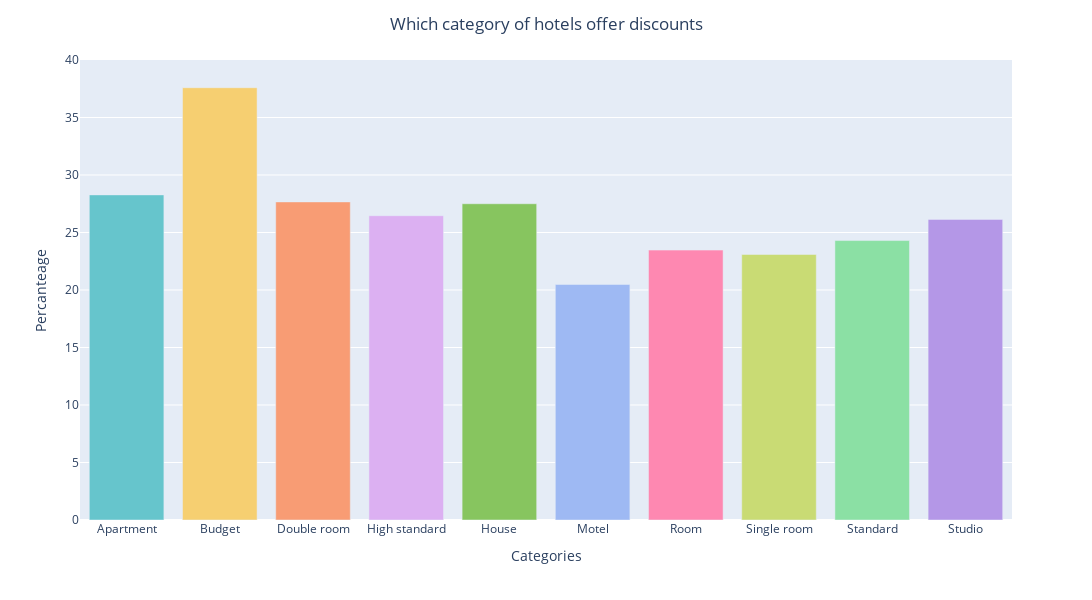

Notebook cell for this chart:
### Code cell
# 10. Create a bar chart to show which categories of hotels offer discounts 

# apply classify_discriptions function to 'hotels_with_discount_price' dataframe and create new column calls category 
hotels_with_discount_price['category'] = hotels_with_discount_price['discriptions'].map(lambda description: classify_discriptions(description))

def modify_df(df):

    df = df['category'].value_counts().reset_index()
    df.rename(columns={'category': 'frequency', 'index' : 'category'}, inplace=True)
    
    return df

df1 = modify_df(hotels_with_discount_price)
df1.sort_values(by = 'category', inplace=True, ignore_index=True)

df2 = modify_df(hotels_categories)
df2 = df2[df2.index != 9]
df2.sort_values(by = 'category', inplace=True, ignore_index=True)

df3 = pd.concat([df1, df2], join = 'inner', ignore_index=False, axis = 1)
df3.columns = [f'column {i}' for i,_ in enumerate(df3.columns)]
df3['percantage'] = round((df3['column 1'] / df3['column 3'])*100,2)

# creating bar chart 
categories_bar_chart = px.bar(data_frame=df3, 
    y = 'percantage', 
    x = 'column 0', 
    color = 'column 0', 
    color_discrete_sequence=px.colors.qualitative.Pastel,
    width=1200,
    height=600
    #title="Which category of hotels offer discounts"
)

categories_bar_chart.update_xaxes(title_text='Categories')
categories_bar_chart.update_yaxes(title_text = 'Percanteage')
categories_bar_chart.update_layout(title={'text': 'Which category of hotels offer discounts', 'x': .5}, yaxis_range=[0,40], showlegend=False)

### Figure 1 — Plotly figure (JSON) as saved in the notebook; plotly's stock layout.template omitted (floating-point values rounded to 4 significant figures)
{"data": [{"alignmentgroup": "True", "hovertemplate": "column 0=%{x}<br>percantage=%{y}<extra></extra>", "legendgroup": "Apartment", "marker": {"color": "rgb(102, 197, 204)", "pattern": {"shape": ""}}, "name": "Apartment", "offsetgroup": "Apartment", "orientation": "v", "showlegend": true, "textposition": "auto", "type": "bar", "x": ["Apartment"], "xaxis": "x", "y": [28.27], "yaxis": "y"}, {"alignmentgroup": "True", "hovertemplate": "column 0=%{x}<br>percantage=%{y}<extra></extra>", "legendgroup": "Budget", "marker": {"color": "rgb(246, 207, 113)", "pattern": {"shape": ""}}, "name": "Budget", "offsetgroup": "Budget", "orientation": "v", "showlegend": true, "textposition": "auto", "type": "bar", "x": ["Budget"], "xaxis": "x", "y": [37.59], "yaxis": "y"}, {"alignmentgroup": "True", "hovertemplate": "column 0=%{x}<br>percantage=%{y}<extra></extra>", "legendgroup": "Double room", "marker": {"color": "rgb(248, 156, 116)", "pattern": {"shape": ""}}, "name": "Double room", "offsetgroup": "Double room", "orientation": "v", "showlegend": true, "textposition": "auto", "type": "bar", "x": ["Double room"], "xaxis": "x", "y": [27.66], "yaxis": "y"}, {"alignmentgroup": "True", "hovertemplate": "column 0=%{x}<br>percantage=%{y}<extra></extra>", "legendgroup": "High standard", "marker": {"color": "rgb(220, 176, 242)", "pattern": {"shape": ""}}, "name": "High standard", "offsetgroup": "High standard", "orientation": "v", "showlegend": true, "textposition": "auto", "type": "bar", "x": ["High standard"], "xaxis": "x", "y": [26.46], "yaxis": "y"}, {"alignmentgroup": "True", "hovertemplate": "column 0=%{x}<br>percantage=%{y}<extra></extra>", "legendgroup": "House", "marker": {"color": "rgb(135, 197, 95)", "pattern": {"shape": ""}}, "name": "House", "offsetgroup": "House", "orientation": "v", "showlegend": true, "textposition": "auto", "type": "bar", "x": ["House"], "xaxis": "x", "y": [27.5], "yaxis": "y"}, {"alignmentgroup": "True", "hovertemplate": "column 0=%{x}<br>percantage=%{y}<extra></extra>", "legendgroup": "Motel", "marker": {"color": "rgb(158, 185, 243)", "pattern": {"shape": ""}}, "name": "Motel", "offsetgroup": "Motel", "orientation": "v", "showlegend": true, "textposition": "auto", "type": "bar", "x": ["Motel"], "xaxis": "x", "y": [20.48], "yaxis": "y"}, {"alignmentgroup": "True", "hovertemplate": "column 0=%{x}<br>percantage=%{y}<extra></extra>", "legendgroup": "Room", "marker": {"color": "rgb(254, 136, 177)", "pattern": {"shape": ""}}, "name": "Room", "offsetgroup": "Room", "orientation": "v", "showlegend": true, "textposition": "auto", "type": "bar", "x": ["Room"], "xaxis": "x", "y": [23.47], "yaxis": "y"}, {"alignmentgroup": "True", "hovertemplate": "column 0=%{x}<br>percantage=%{y}<extra></extra>", "legendgroup": "Single room", "marker": {"color": "rgb(201, 219, 116)", "pattern": {"shape": ""}}, "name": "Single room", "offsetgroup": "Single room", "orientation": "v", "showlegend": true, "textposition": "auto", "type": "bar", "x": ["Single room"], "xaxis": "x", "y": [23.09], "yaxis": "y"}, {"alignmentgroup": "True", "hovertemplate": "column 0=%{x}<br>percantage=%{y}<extra></extra>", "legendgroup": "Standard", "marker": {"color": "rgb(139, 224, 164)", "pattern": {"shape": ""}}, "name": "Standard", "offsetgroup": "Standard", "orientation": "v", "showlegend": true, "textposition": "auto", "type": "bar", "x": ["Standard"], "xaxis": "x", "y": [24.3], "yaxis": "y"}, {"alignmentgroup": "True", "hovertemplate": "column 0=%{x}<br>percantage=%{y}<extra></extra>", "legendgroup": "Studio", "marker": {"color": "rgb(180, 151, 231)", "pattern": {"shape": ""}}, "name": "Studio", "offsetgroup": "Studio", "orientation": "v", "showlegend": true, "textposition": "auto", "type": "bar", "x": ["Studio"], "xaxis": "x", "y": [26.14], "yaxis": "y"}], "layout": {"barmode": "relative", "height": 600, "legend": {"title": {"text": "column 0"}, "tracegroupgap": 0}, "margin": {"t": 60}, "showlegend": false, "title": {"text": "Which category of hotels offer discounts", "x": 0.5}, "width": 1200, "xaxis": {"anchor": "y", "categoryarray": ["Apartment", "Budget", "Double room", "High standard", "House", "Motel", "Room", "Single room", "Standard", "Studio"], "categoryorder": "array", "domain": [0, 1], "title": {"text": "Categories"}}, "yaxis": {"anchor": "x", "domain": [0, 1], "range": [0, 40], "title": {"text": "Percanteage"}}}}
